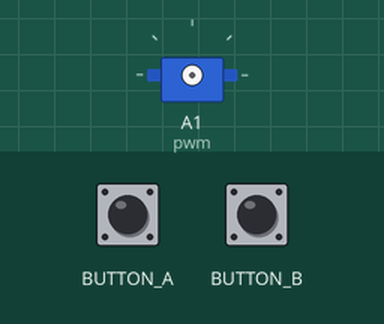
Simulated run of this program. Board: Circuit Playground running CircuitPython. On the bench: servo. The test bench sets the inputs (shaded band).

Above: at 1.2 s.
1.3 s: button A pressed for 0.15 s
2.9 s: button B pressed for 0.15 s
At 3.8 s:
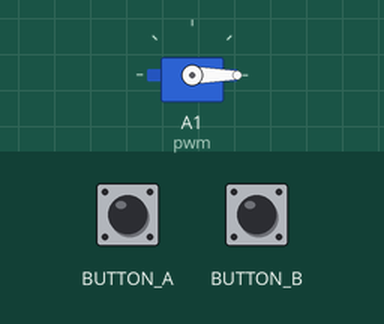
4.5 s: button A pressed for 1 s
At 5.0 s:
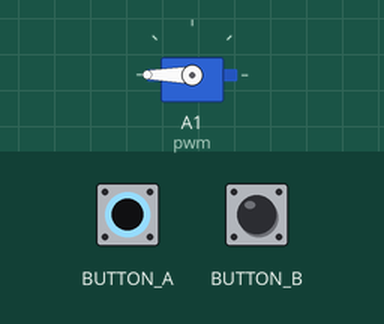
7.0 s: button B pressed for 1 s
At 8.1 s:
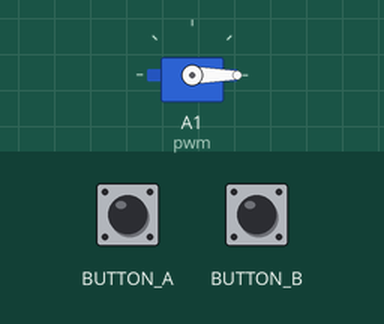
Timing chart, 0 to 10.0 s (numbered marks = the images above; inputs shaded):
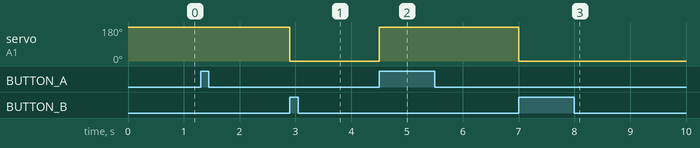

The program:

buttons_servo.py
```python
"""This example requires a servo. Talk to the team to get one!

Connect the blue clip (on the yellow wire) on the servo to pad A1.
Connect the black clip (on the brown wire) on the servo to a GND pad.
Connect the red clip (on the red wire) on the servo to a 3.3v pad.

THIS EXAMPLE REQUIRES A SEPARATE LIBRARY BE LOADED ONTO YOUR CIRCUITPY DRIVE.
This example requires the adafruit_motor library.

Press the buttons to watch the servo rotate!"""
import board
import pwmio
from adafruit_motor import servo
from adafruit_circuitplayground.express import cpx

pwm = pwmio.PWMOut(board.A1, duty_cycle=2 ** 15, frequency=50)
servo = servo.Servo(pwm)

while True:
    if cpx.button_a:
        servo.angle = 180
    elif cpx.button_b:
        servo.angle = 0
```

Measured:
- after the input at 2.9 s, servo on A1 (pwm): 180° → 0° at once
- after the input at 4.5 s, servo on A1 (pwm): 0° → 180° at once
- after the input at 7.0 s, servo on A1 (pwm): 180° → 0° at once
